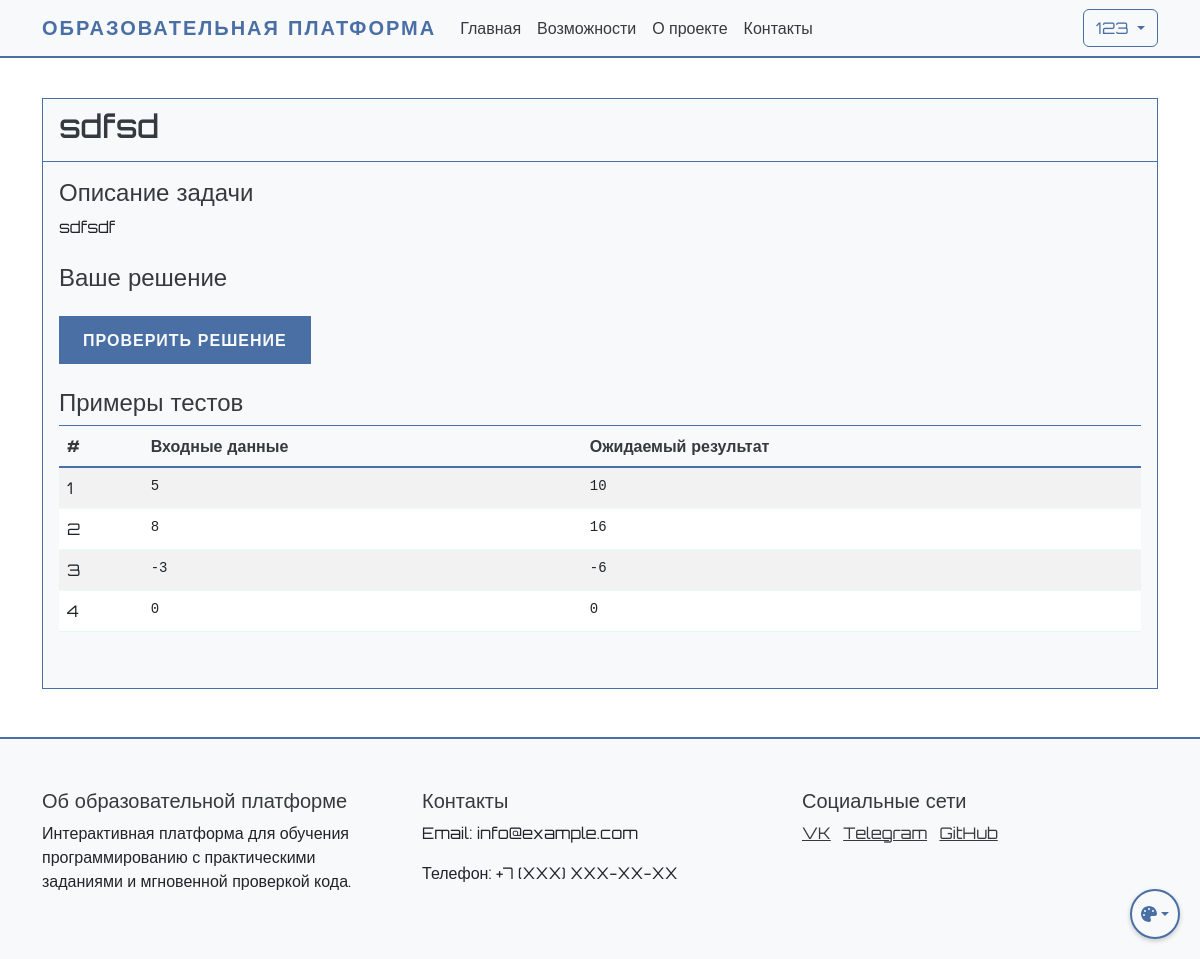
The page /tasks/1/solve (signed in) on the database its author committed.
### app.py (models this page shows, shortened)
class User(UserMixin, db.Model):
    id = db.Column(db.Integer, primary_key=True)
    name = db.Column(db.String(100), nullable=False)
    username = db.Column(db.String(80), unique=True, nullable=False)
    email = db.Column(db.String(120), unique=True, nullable=False)
    password_hash = db.Column(db.String(128))
    is_admin = db.Column(db.Boolean, default=False)
    created_at = db.Column(db.DateTime, default=db.func.now())
    last_login = db.Column(db.DateTime)
    is_active = db.Column(db.Boolean, default=True)
    progress = db.relationship('UserProgress', backref='user', lazy=True)
    ratings = db.relationship('UserRating', backref='user', lazy=True)
    chat_messages = db.relationship('ChatMessage', backref='user', lazy=True)

class PracticeTask(db.Model):
    id = db.Column(db.Integer, primary_key=True)
    lesson_id = db.Column(db.Integer, db.ForeignKey('lesson.id'), nullable=False)
    title = db.Column(db.String(200), nullable=False)
    description = db.Column(db.Text, nullable=False)
    function_name = db.Column(db.String(200), nullable=False)  # Название функции
    initial_code = db.Column(db.Text)  # Начальный код для задачи
    order_number = db.Column(db.Integer, nullable=False)
    is_required = db.Column(db.Boolean, default=False)
    tests = db.relationship('TaskTest', backref='task', lazy=True, cascade='all, delete-orphan')

class TaskTest(db.Model):
    id = db.Column(db.Integer, primary_key=True)
    task_id = db.Column(db.Integer, db.ForeignKey('practice_task.id'), nullable=False)
    function = db.Column(db.String(200), nullable=False)  # Название функции для теста
    input_data = db.Column(db.Text, nullable=False)  # Аргументы функции
    expected_output = db.Column(db.Text, nullable=False)
    is_hidden = db.Column(db.Boolean, default=False)
    order_number = db.Column(db.Integer, nullable=False)

### app.py (the view, shortened to what this page needs)
@app.route('/tasks/<int:task_id>/solve', methods=['GET', 'POST'])
@login_required
def solve_task(task_id):
    task = PracticeTask.query.get_or_404(task_id)
    return render_template('solve_task.html', task=task)

### app.py (called while the page is built)
@login_manager.user_loader
def load_user(user_id):
    return User.query.get(int(user_id))

### templates/solve_task.html (shortened to what this page needs)
{% extends "base.html" %}
{% block content %}
<div class="container mt-4">
    <div class="card">
        <div class="card-header">
            <h2>{{ task.title }}</h2>
        </div>
        <div class="card-body">
            <div class="mb-4">
                <h4>Описание задачи</h4>
                <p>{{ task.description }}</p>
            </div>
            <div class="mb-4">
                <h4>Ваше решение</h4>
                <form method="POST" action="{{ url_for('check_solution', task_id=task.id) }}">
                    <button type="submit" class="btn btn-primary mt-3">Проверить решение</button>
                </form>
            </div>
            <div class="mb-4">
                <h4>Примеры тестов</h4>
                <div class="table-responsive">
                    <table class="table table-striped">
                        <thead>
                            <tr>
                                <th>#</th>
                                <th>Входные данные</th>
                                <th>Ожидаемый результат</th>
                            </tr>
                        </thead>
                        <tbody>
                            {% for test in task.tests if not test.is_hidden %}
                            <tr>
                                <td>{{ test.order_number }}</td>
                                <td><pre class="mb-0">{{ test.input_data }}</pre></td>
                                <td><pre class="mb-0">{{ test.expected_output }}</pre></td>
                            </tr>
                            {% endfor %}
                        </tbody>
                    </table>
                </div>
            </div>
        </div>
    </div>
</div>
<link rel="stylesheet" href="https://cdnjs.cloudflare.com/ajax/libs/codemirror/5.65.2/codemirror.min.css">
{% endblock %}

### templates/base.html (shortened to what this page needs)
<!DOCTYPE html>
<html lang="ru">
<head>
    <link href="https://cdn.jsdelivr.net/npm/bootstrap@5.3.0/dist/css/bootstrap.min.css" rel="stylesheet">
    <link href="{{ url_for('static', filename='css/cyberpunk.css') }}" rel="stylesheet">
</head>
<body data-theme="neutral">
    <nav class="navbar navbar-expand-lg navbar-dark">
        <div class="container">
            <a class="navbar-brand" href="{{ url_for('index') }}">Образовательная платформа</a>
            <div class="collapse navbar-collapse" id="navbarNav">
                <ul class="navbar-nav me-auto">
                    <li class="nav-item">
                        <a class="nav-link" href="{{ url_for('index') }}">Главная</a>
                    </li>
                    <li class="nav-item">
                        <a class="nav-link" href="#features">Возможности</a>
                    </li>
                    <li class="nav-item">
                        <a class="nav-link" href="#about">О проекте</a>
                    </li>
                    <li class="nav-item">
                        <a class="nav-link" href="#contact">Контакты</a>
                    </li>
                </ul>
                <div class="d-flex">
                    {% if current_user.is_authenticated %}
                        <div class="dropdown">
                            <button class="btn btn-outline-light dropdown-toggle" type="button" id="userMenu" data-bs-toggle="dropdown">
                                {{ current_user.username }}
                            </button>
                        </div>
                    {% else %}
                        <a href="{{ url_for('login') }}" class="btn btn-outline-light me-2">Войти</a>
                    {% endif %}
                </div>
            </div>
        </div>
    </nav>
    {% block content %}{% endblock %}
    <footer class="footer mt-5">
        <div class="container">
            <div class="row">
                <div class="col-md-4">
                    <h5>Об образовательной платформе</h5>
                    <p>Интерактивная платформа для обучения программированию с практическими заданиями и мгновенной проверкой кода.</p>
                </div>
                <div class="col-md-4">
                    <h5>Контакты</h5>
                    <p>Email: info@example.com</p>
                    <p>Телефон: +7 (XXX) XXX-XX-XX</p>
                </div>
                <div class="col-md-4">
                    <h5>Социальные сети</h5>
                    <a href="#" class="text-white me-2">VK</a>
                    <a href="#" class="text-white me-2">Telegram</a>
                    <a href="#" class="text-white">GitHub</a>
                </div>
            </div>
        </div>
    </footer>
    <div class="theme-switch">
        <button class="btn dropdown-toggle" type="button" id="themeDropdown" data-bs-toggle="dropdown" aria-expanded="false">
            <i class="fas fa-palette"></i>
        </button>
    </div>
</body>
</html>

### static/css/cyberpunk.css (style rules this page uses)
:root[data-theme="neutral"] { --cyber-primary: #4a6fa5; --cyber-secondary: #6c757d; --cyber-dark: #f8f9fa; --cyber-bg: #ffffff; --cyber-text: #212529; --cyber-text-light: #343a40; --cyber-text-muted: #6c757d; --cyber-card-bg: #f8f9fa; --cyber-text-dark: #212529; --cyber-info: #17a2b8; }
:root { transition: background-color 0.5s ease, color 0.5s ease, border-color 0.5s ease; }
body { font-family: 'Orbitron', sans-serif; background-color: var(--cyber-bg); color: var(--cyber-text); min-height: 100vh; display: flex; flex-direction: column; transition: background-color 0.5s ease, color 0.5s ease; }
.navbar { background-color: var(--cyber-dark) !important; border-bottom: 2px solid var(--cyber-primary); transition: background-color 0.5s ease, color 0.5s ease, border-color 0.5s ease; }
.navbar-brand { color: var(--cyber-primary) !important; font-weight: 700; text-transform: uppercase; letter-spacing: 2px; }
.nav-link { color: var(--cyber-text-light) !important; transition: all 0.3s ease; }
.btn-outline-light { border-color: var(--cyber-primary); color: var(--cyber-primary); transition: all 0.3s ease; }
.footer { background-color: var(--cyber-dark); border-top: 2px solid var(--cyber-primary); color: var(--cyber-text-light); padding: 50px 0; transition: background-color 0.5s ease, color 0.5s ease, border-color 0.5s ease; }
.text-white { color: var(--cyber-text-light) !important; }
h1, h2, h3, h4, h5, h6 { color: var(--cyber-text-light); }
p { color: var(--cyber-text); }
.card { background-color: var(--cyber-card-bg); border: 1px solid var(--cyber-primary); color: var(--cyber-text-light); transition: background-color 0.5s ease, color 0.5s ease, border-color 0.5s ease; }
.card-header { background-color: rgba(0, 255, 157, 0.1); border-bottom: 1px solid var(--cyber-primary); color: var(--cyber-text-light); }
.card-body { background-color: var(--cyber-card-bg); color: var(--cyber-text-light); }
.table { color: var(--cyber-text-light); transition: background-color 0.5s ease, color 0.5s ease, border-color 0.5s ease; }
.table thead th { background-color: var(--cyber-card-bg); border-bottom: 2px solid var(--cyber-primary); color: var(--cyber-text-light); }
.table tbody tr { background-color: var(--cyber-card-bg); border-bottom: 1px solid rgba(0, 255, 157, 0.1); }
.btn-outline-light { animation: cyberGlow 2s infinite; }
.btn-primary { background-color: var(--cyber-primary); border: none; color: var(--cyber-dark); padding: 0.75rem 1.5rem; border-radius: 0; font-weight: 600; letter-spacing: 1px; text-transform: uppercase; transition: all 0.3s ease; }
.card { background-color: var(--cyber-card-bg); border: 1px solid var(--cyber-primary); border-radius: 0; }
.card-header { background-color: var(--cyber-card-bg); border-bottom: 1px solid var(--cyber-primary); color: var(--cyber-text-light); }
.card-body { color: var(--cyber-text-light); }
.table { color: var(--cyber-text-light); }
.table thead th { border-bottom: 2px solid var(--cyber-primary); color: var(--cyber-text-light); }
.table td, .table th { border-top: 1px solid var(--cyber-primary); }
.theme-switch { position: fixed; bottom: 20px; right: 20px; z-index: 1000; }
.theme-switch .btn { width: 40px; height: 40px; border-radius: 50%; padding: 0; display: flex; align-items: center; justify-content: center; box-shadow: 0 2px 5px rgba(0,0,0,0.2); }

### rows shown on the page
User: username "123"
PracticeTask: title "sdfsd", description "sdfsdf"
TaskTest: order_number "1", input_data "5", expected_output "10"
TaskTest: order_number "2", input_data "8", expected_output "16"
TaskTest: order_number "3", input_data "-3", expected_output "-6"
TaskTest: order_number "4", input_data "0", expected_output "0"
